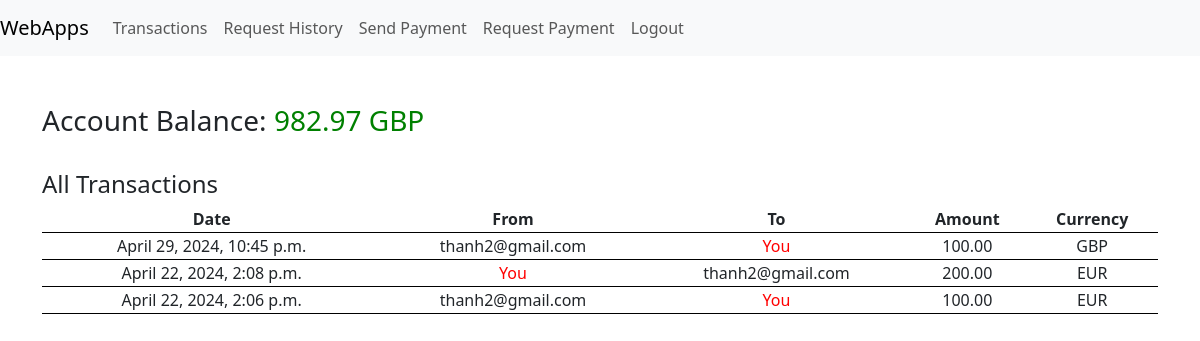
Before: /account/transactions/ (signed in) with the older database file.
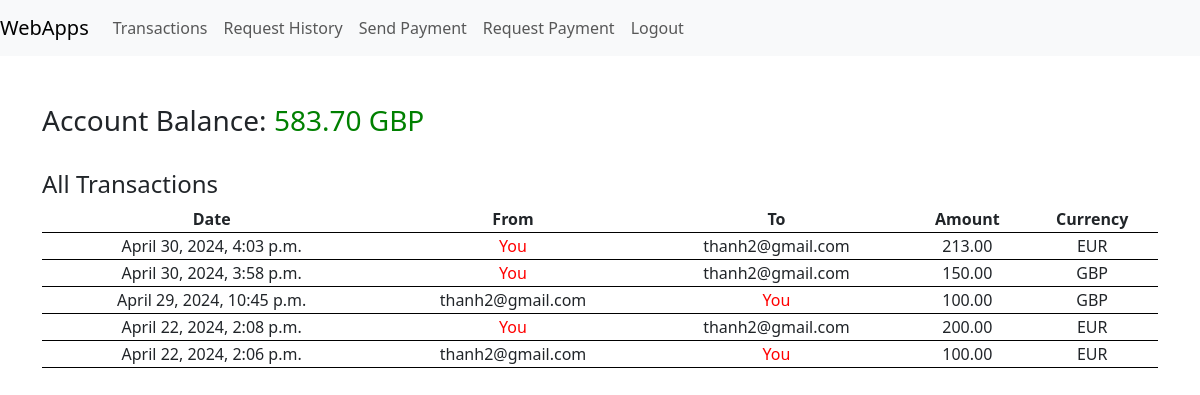
After: the same page with the newer database file.
### register/models.py (models this page shows)
class User(AbstractUser):
    email = models.EmailField(unique=True)  # using their registered email address as their unique identifier
    balance = models.DecimalField(max_digits=10, decimal_places=2, default=1000.00)
    currency = models.CharField(max_length=3, default="GBP")

### payapp/models.py (models this page shows, shortened)
class SendPayment(models.Model):
    sender = models.ForeignKey(User, on_delete=models.CASCADE, related_name="sender")
    recipient = models.ForeignKey(User, on_delete=models.CASCADE, related_name="recipient")
    currency = models.CharField(max_length=3, default="GBP")
    amount = models.DecimalField(max_digits=10, decimal_places=2)
    timestamp = models.DateTimeField(auto_now_add=True)

### payapp/views.py (the view)
# urls.py: path('transactions/', views.all_transactions, name="transactions"),
@csrf_protect
def all_transactions(request):
    if request.user.is_authenticated:
        try:
            with transaction.atomic():
                transaction_list = SendPayment.objects.filter(
                    Q(sender=request.user) | Q(recipient=request.user)
                ).order_by('-timestamp')
        except ValueError:
            messages.error(request, 'Transaction list is not available.')
        return render(request, 'payapp/transactions.html', context={"transaction_list": transaction_list})
    else:
        return redirect('home')

### templates/payapp/transactions.html (shortened to what this page needs)
{% extends 'webapps2024/base.html' %}
{% load crispy_forms_filters %}
{% load crispy_forms_tags %}
{% block content %}
    <h3>Account Balance: <span class="account">{{ user.balance }} {{ user.currency }}</span></h3>
    <br/>
    <div>
        <h4>All Transactions</h4>
        <table>
            <tr>
                <th>Date</th>
                <th>From</th>
                <th>To</th>
                <th>Amount</th>
                <th>Currency</th>
            </tr>
            {% for t in transaction_list %}
                <tr>
                    <td>{{ t.timestamp }}</td>
                    <td>
                        {% if t.sender == user %}
                            <span class="name">You</span>
                        {% else %}
                            {{ t.sender.email }}
                        {% endif %}
                    </td>
                    <td>
                        {% if t.recipient == user %}
                            <span class="name">You</span>
                        {% else %}
                            {{ t.recipient.email }}
                        {% endif %}
                    </td>
                    <td>{{ t.amount }}</td>
                    <td>{{ t.currency }}</td>
                </tr>
            {% empty %}
                <tr>
                    <td colspan="5">No transaction history.</td>
                </tr>
            {% endfor %}
        </table>
    </div>
{% endblock %}

Changed rows visible on the page:
changed User "GBP": balance "982.97" → "583.70"
added SendPayment: timestamp "April 30, 2024, 4:03 p.m.", shows "You", recipient.email "thanh2@gmail.com", amount "213.00", currency "EUR"
added SendPayment: timestamp "April 30, 2024, 3:58 p.m.", shows "You", recipient.email "thanh2@gmail.com", amount "150.00", currency "GBP"
